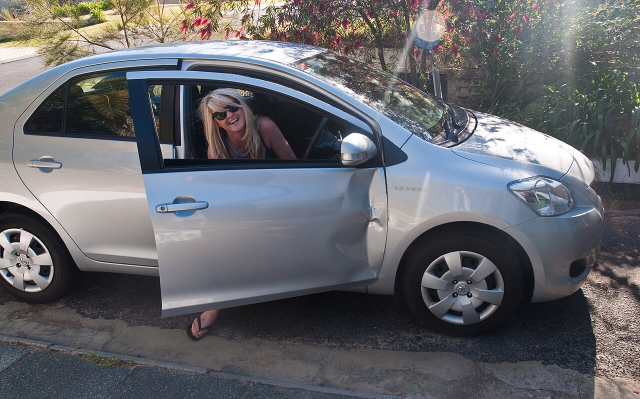
#> input picture test_photos/commons/c02_Chloe_s_car_after_encounter_with_her_let.jpg, 1280 x 798 px (shown at 1/2 size)
$ python make_walkaround_video.py
#> lines starting #> are read from the running program, lines starting #| are printed output that depends on the picture
"""
Generates a realistic vehicle walkaround video from real damaged vehicle photography.
Simulates a phone camera walkaround:
- Continuous trajectory panning across panels
- Hand-held camera tremor / micro-motion
- Natural lighting and exposure variations
"""
from pathlib import Path
import cv2
import numpy as np

ROOT = Path(__file__).resolve().parent.parent
COMMONS = ROOT / "test_photos" / "commons"
OUT_VIDEO = ROOT / "test_photos" / "walkaround_car_damage_demo.mp4"


def generate_walkaround(
    src_image_path: Path = COMMONS / "c02_Chloe_s_car_after_encounter_with_her_let.jpg",
    out_video_path: Path = OUT_VIDEO,
    fps: int = 30,
    duration_s: float = 3.0,
    out_size: tuple = (1280, 720),
):
#> called with fps = 30, duration_s = 3, out_size = (1280, 720)
    img = cv2.imread(str(src_image_path))
#> img is the input picture: shape (798, 1280, 3); mean B, G, R 106.6, 102.2, 101.4
    if img is None:
        raise FileNotFoundError(f"Source image not found: {src_image_path}")

    h, w = img.shape[:2]
#> h = 798; w = 1280
    total_frames = int(fps * duration_s)

    out_video_path.parent.mkdir(parents=True, exist_ok=True)
    fourcc = cv2.VideoWriter_fourcc(*"mp4v")
    writer = cv2.VideoWriter(str(out_video_path), fourcc, fps, out_size)

    # Walkaround camera trajectory: smooth panning from right to left with subtle zoom & handheld shake
    np.random.seed(42)
    crop_w, crop_h = int(w * 0.75), int(h * 0.75)
#> crop_w = 960; crop_h = 598

    for i in range(total_frames):
        t = i / float(total_frames)
        # Smooth ease-in ease-out trajectory
        ease = 0.5 - 0.5 * np.cos(np.pi * t)

        # Pan across vehicle
        start_x = int(w * 0.05)
        end_x = int(w * 0.20)
        curr_x = int(start_x + ease * (end_x - start_x))

        start_y = int(h * 0.10)
        end_y = int(h * 0.18)
        curr_y = int(start_y + ease * (end_y - start_y))

        # Add realistic handheld micro-jitter
        jitter_x = int(np.random.normal(0, 1.5))
        jitter_y = int(np.random.normal(0, 1.2))

        x1 = max(0, min(w - crop_w, curr_x + jitter_x))
        y1 = max(0, min(h - crop_h, curr_y + jitter_y))
        x2 = x1 + crop_w
        y2 = y1 + crop_h

        crop = img[y1:y2, x1:x2]
        frame = cv2.resize(crop, out_size, interpolation=cv2.INTER_LINEAR)

        # Subtle natural lighting fluctuation
        bright_factor = 1.0 + 0.02 * np.sin(2 * np.pi * t * 2)
        frame = np.clip(frame.astype(np.float32) * bright_factor, 0, 255).astype(np.uint8)

        writer.write(frame)
#> this loop made 90 passes
#> pass 1, in generate_walkaround, `crop = img[y1:y2, x1:x2]`:
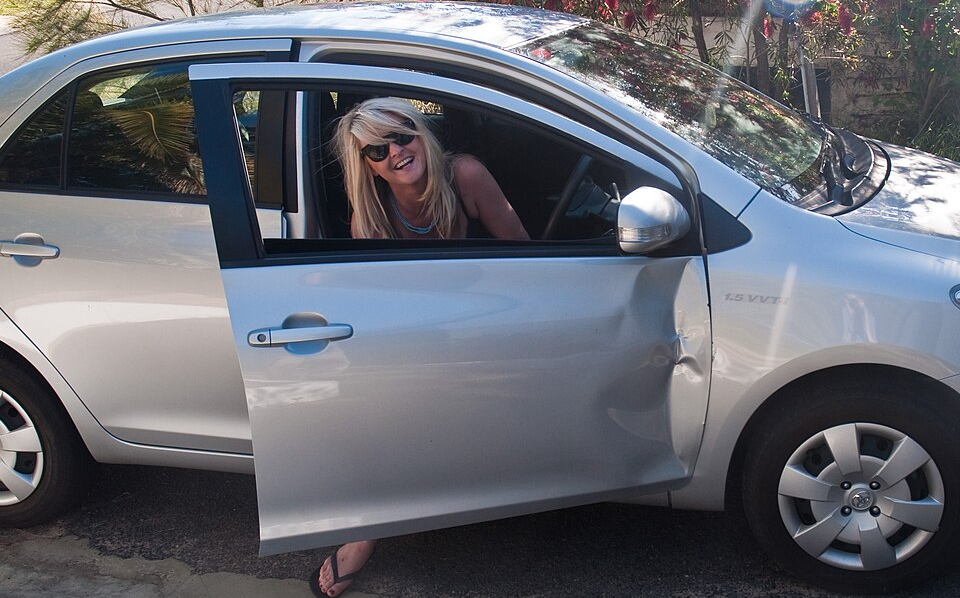
#> crop: shape (598, 960, 3); mean B, G, R 111.1, 102.8, 100.2
#> pass 1, in generate_walkaround, `frame = cv2.resize(crop, out_size, interpolation=cv2.INTER_LINEAR)`:
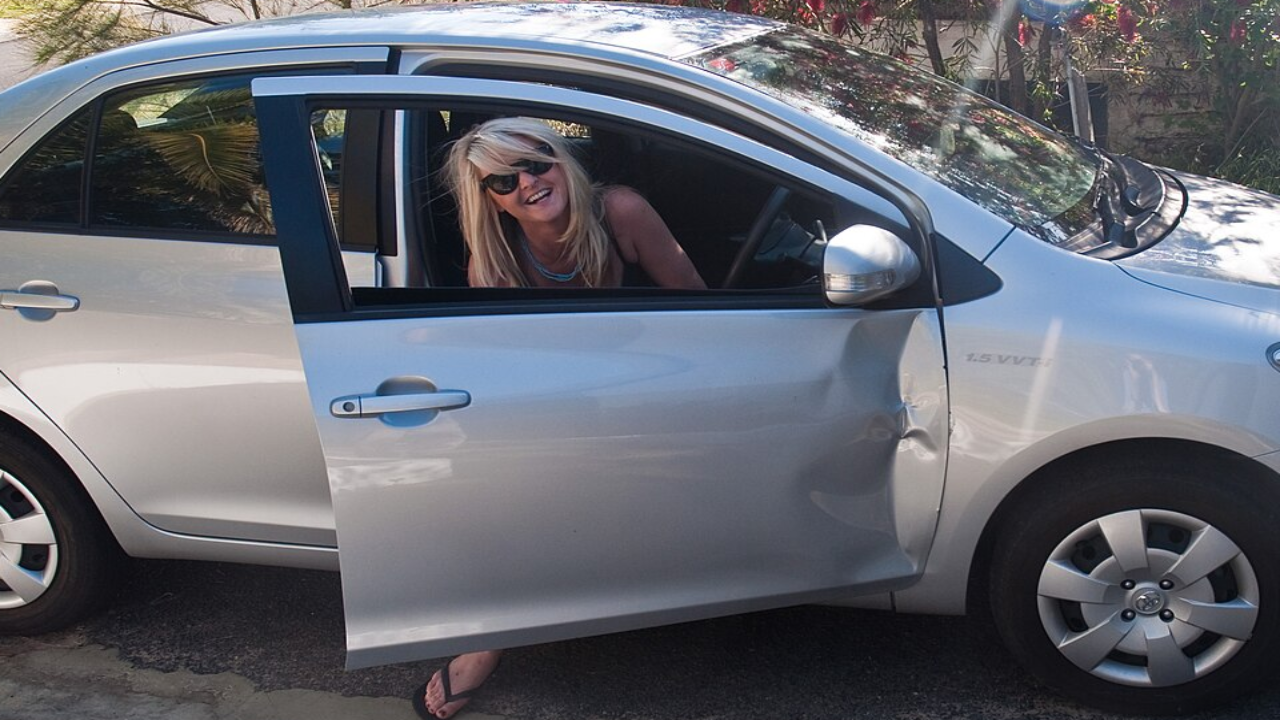
#> frame: shape (720, 1280, 3); mean B, G, R 111, 102.7, 100.1
#> pass 2, in generate_walkaround, `crop = img[y1:y2, x1:x2]`:
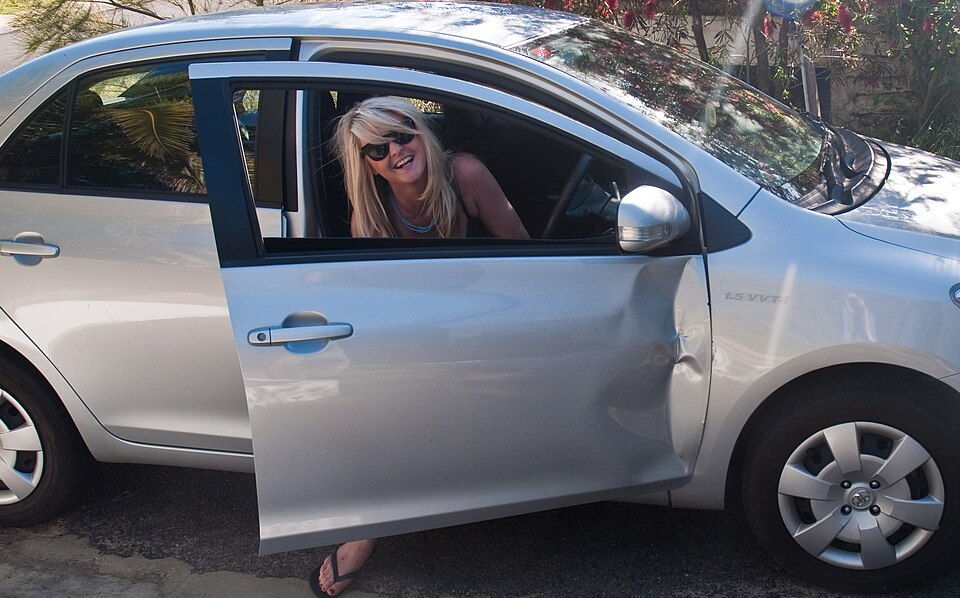
#> crop: shape (598, 960, 3); mean B, G, R 111, 102.7, 100.1
#> pass 2, in generate_walkaround, `frame = cv2.resize(crop, out_size, interpolation=cv2.INTER_LINEAR)`:
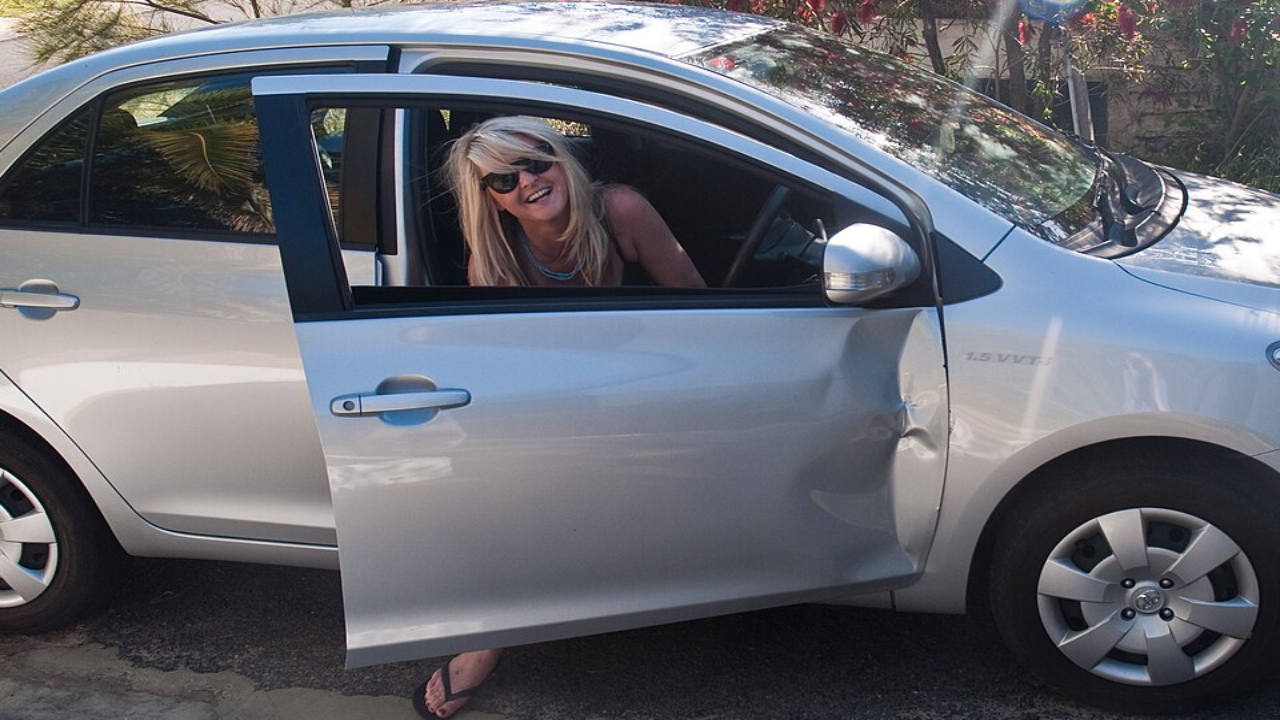
#> frame: shape (720, 1280, 3); mean B, G, R 110.9, 102.6, 100
#> after the loop:
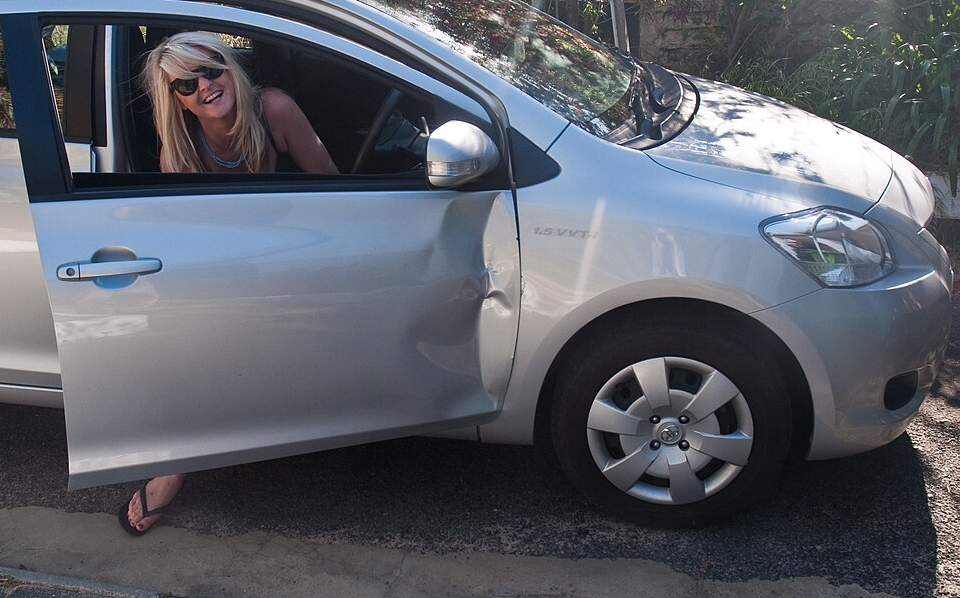
#> crop: shape (598, 960, 3); mean B, G, R 103.3, 93.9, 90.3
#> after the loop:
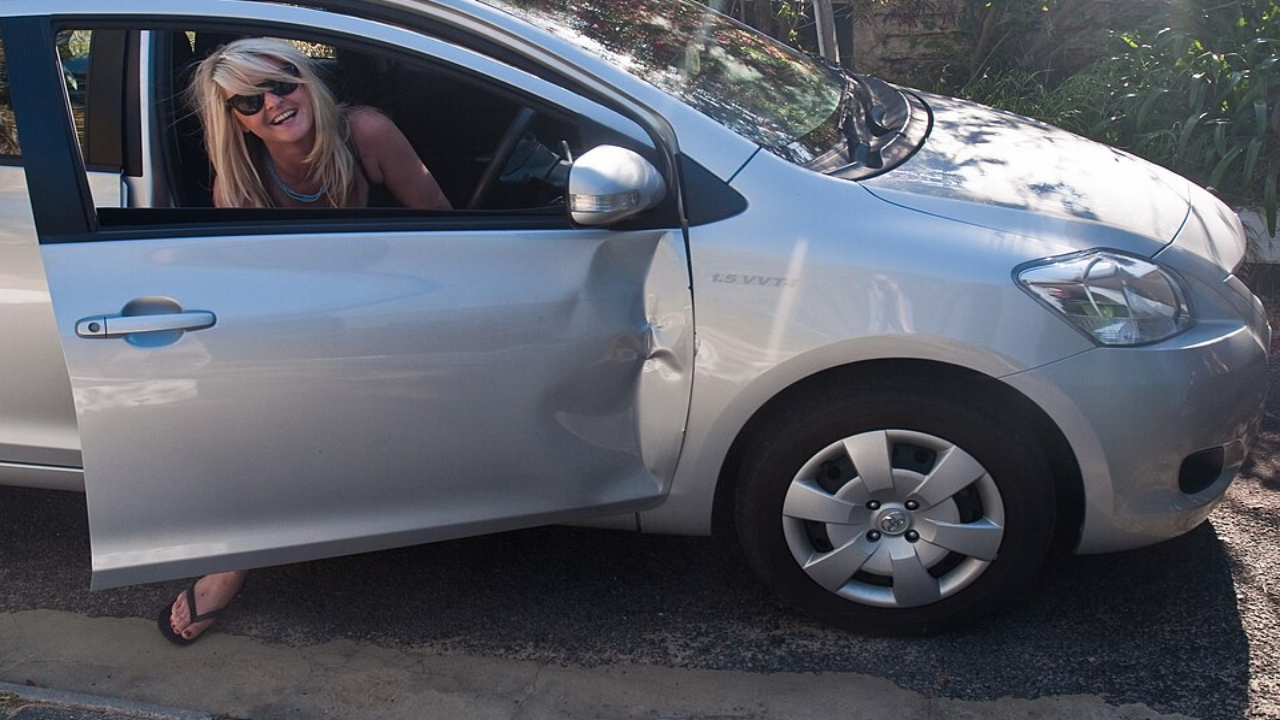
#> frame: shape (720, 1280, 3); mean B, G, R 102.2, 92.8, 89.1

    writer.release()
    print(f"[Video Generator] Walkaround car video created: {out_video_path} ({total_frames} frames, {duration_s}s)")


if __name__ == "__main__":
    generate_walkaround()
